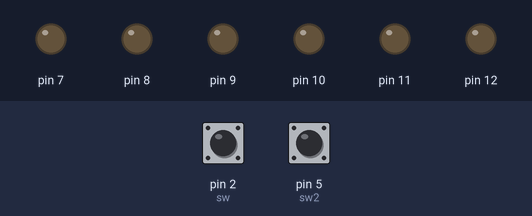
The sketch below on a simulated Arduino Uno, built with avr-gcc and run on an emulated ATmega328P. Shown: output pins drawn as LEDs (lit = HIGH). Inputs (shaded band) come from the test bench; at power-on: pin 2 (sw) LOW, pin 5 (sw2) LOW.

Above: at 1.2 s.
1.3 s: pin 2 (sw) pulled HIGH for 0.15 s
At 2.8 s:
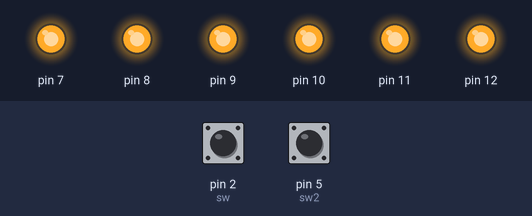
4.3 s: pin 5 (sw2) pulled HIGH for 0.15 s
At 4.4 s:
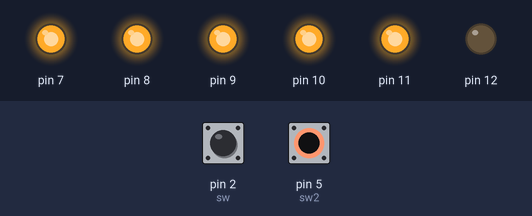
7.3 s: pin 2 (sw) pulled HIGH for 1 s
At 7.4 s:
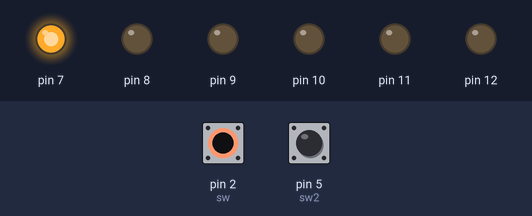
Timing chart, 0 to 10.3 s (numbered marks = the images above; inputs shaded):
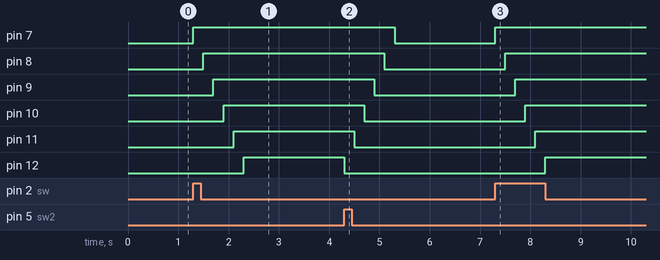

The sketch:

sketch_mar29a.ino
```cpp
int LED_ON = 7;
int LED_OFF = 12;

int sw = 2;

int sw2 = 5;

void setup() {
  pinMode(7, OUTPUT);
  pinMode(8, OUTPUT);
  pinMode(9, OUTPUT);
  pinMode(10, OUTPUT);
  pinMode(11, OUTPUT);
  pinMode(12, OUTPUT);
  pinMode(sw, INPUT);
  pinMode(sw2, INPUT);
}

void loop() {
int sw_in = digitalRead(sw);
int sw_in2 = digitalRead(sw2);

if(sw_in == HIGH) {
  int i = LED_ON;
  while(i <= LED_OFF) {
    digitalWrite(i, HIGH);
    delay(200);
    i++;
  }
}

if(sw_in2 == HIGH) {
  int i = LED_OFF;
  while(i >= LED_ON) {
    digitalWrite(i, LOW);
    delay(200);
    i--;
  }
}

}
```

Measured:
- after the input at 1.3 s, pin 7: LOW → HIGH at once; pin 8: LOW → HIGH after 0.20 s; pin 9: LOW → HIGH after 0.40 s; pin 10: LOW → HIGH after 0.60 s; pin 11: LOW → HIGH after 0.80 s
- after the input at 4.3 s, pin 7: HIGH → LOW after 1.0 s; pin 8: HIGH → LOW after 0.80 s; pin 9: HIGH → LOW after 0.60 s; pin 10: HIGH → LOW after 0.40 s; pin 11: HIGH → LOW after 0.20 s
- after the input at 7.3 s, pin 7: LOW → HIGH at once; pin 8: LOW → HIGH after 0.20 s; pin 9: LOW → HIGH after 0.40 s; pin 10: LOW → HIGH after 0.60 s; pin 11: LOW → HIGH after 0.80 s
